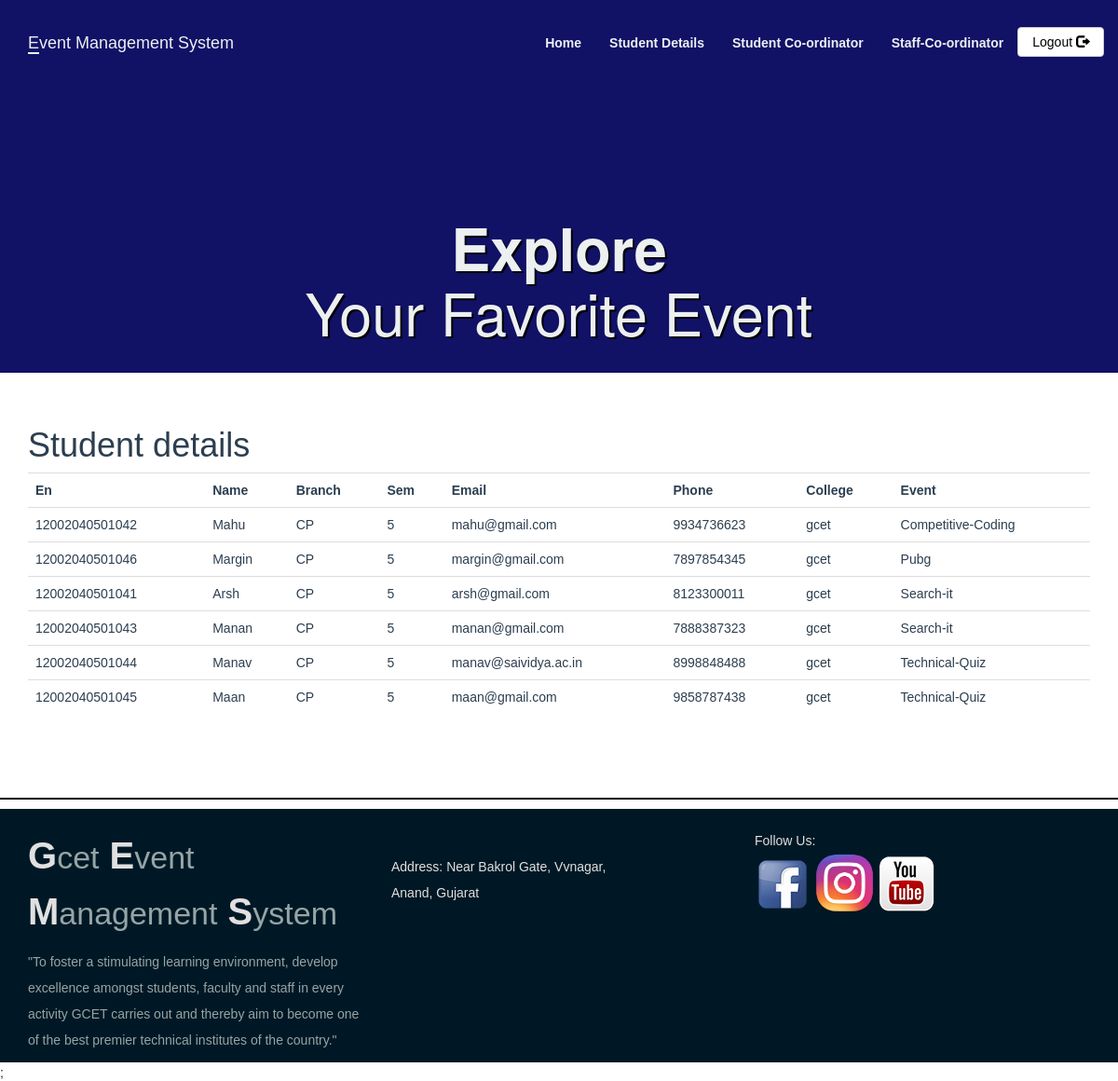
Page /Stu_details.php on the committed database.
### tables this page shows
CREATE TABLE `events` (
  `event_id` int(11) NOT NULL,
  `event_title` varchar(50) NOT NULL,
  `event_price` int(11) DEFAULT NULL,
  `participents` int(100) DEFAULT 0,
  `img_link` text DEFAULT NULL,
  `type_id` int(11) DEFAULT NULL
);

CREATE TABLE `participent` (
  `en` varchar(20) NOT NULL,
  `name` varchar(100) NOT NULL,
  `branch` varchar(11) NOT NULL,
  `sem` int(11) NOT NULL,
  `email` varchar(300) NOT NULL,
  `phone` varchar(12) NOT NULL,
  `college` varchar(20) NOT NULL
);

### Stu_details.php (the view, shortened to what this page needs)
<?php
include_once 'classes/db1.php';
$result = mysqli_query($conn,"SELECT * FROM events,registered r ,participent p WHERE events.event_id=r.event_id and r.en = p.en order by event_title");
?>
<!DOCTYPE html>
<html>
<head>
        <?php require 'utils/styles.php'; ?>
    </head>
<body><?php include 'utils/adminHeader.php'?>
<div class = "content">
<div class = "container">
<h1>Student details</h1>
<?php
if (mysqli_num_rows($result) > 0) {
?>
 <table class="table table-hover" >
  <tr>
  <th>En</th>
    <th>Name</th>
    <th>Branch</th>
    <th>Sem</th>
    <th>Email</th>
    <th>Phone</th>
    <th>College</th>
    <th>Event</th>
  </tr>
<?php
while($row = mysqli_fetch_array($result)) {
?>
<tr>
<td><?php echo $row["en"]; ?></td>
    <td><?php echo $row["name"]; ?></td>
    <td><?php echo $row["branch"]; ?></td>
    <td><?php echo $row["sem"]; ?></td>
    <td><?php echo $row["email"]; ?></td>
    <td><?php echo $row["phone"]; ?></td>
    <td><?php echo $row["college"]; ?></td>
    <td><?php echo $row["event_title"]; ?></td>
</tr>
<?php
}
?>
</table>
 <?php
}
else{
    echo "No result found";
}
?>
</div>
</div>
<?php include 'utils/footer.php'?>;
 </body>
</html>

### css/style.css (style rules this page uses)
body { overflow-x: hidden; }
.content { font-family: Arial, Helvetica, sans-serif; color: #2C3E50; }

### rows in the picture
events: participent.en "12002040501042", participent.name "Mahu", participent.branch "CP", participent.sem "5", participent.email "mahu@gmail.com", participent.phone "9934736623", participent.college "gcet", event_title "Competitive-Coding"
events: participent.en "12002040501046", participent.name "Margin", participent.branch "CP", participent.sem "5", participent.email "margin@gmail.com", participent.phone "7897854345", participent.college "gcet", event_title "Pubg"
events: participent.en "12002040501041", participent.name "Arsh", participent.branch "CP", participent.sem "5", participent.email "arsh@gmail.com", participent.phone "8123300011", participent.college "gcet", event_title "Search-it", participent.en "12002040501043", participent.name "Manan", participent.email "manan@gmail.com", participent.phone "7888387323"
events: participent.en "12002040501044", participent.name "Manav", participent.branch "CP", participent.sem "5", participent.email "manav@saividya.ac.in", participent.phone "8998848488", participent.college "gcet", event_title "Technical-Quiz", participent.en "12002040501045", participent.name "Maan", participent.email "maan@gmail.com", participent.phone "9858787438"
